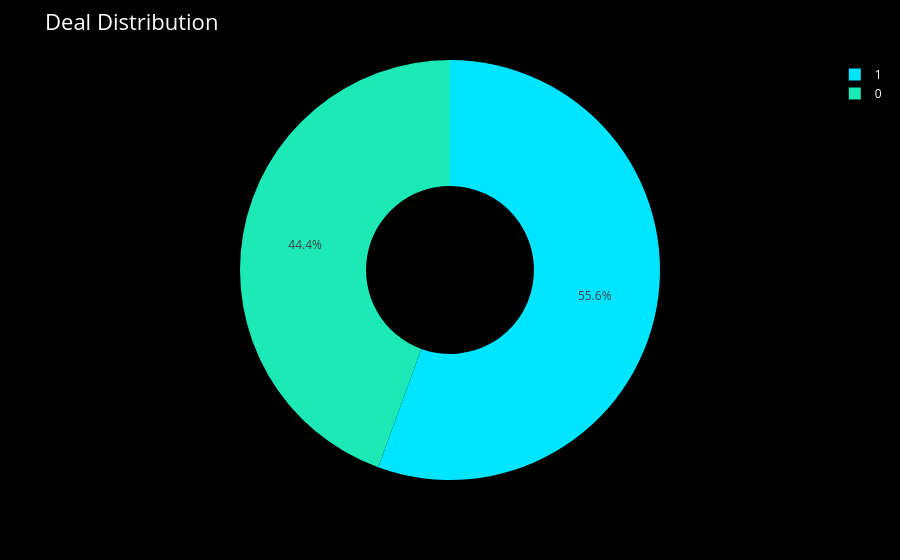

This figure's notebook cell:
### Code cell
fig = px.pie(
    names=i,
    values=v,
    color_discrete_sequence=neon_rainbow_pro,
    hole=0.4
)

fig = neon_layout(fig, "Deal Distribution")
fig.show()

### Figure 1 — Plotly figure (JSON) as saved in the notebook; plotly's stock layout.template omitted (floating-point values rounded to 4 significant figures)
{"data": [{"domain": {"x": [0, 1], "y": [0, 1]}, "hole": 0.4, "hovertemplate": "label=%{label}<br>value=%{value}<extra></extra>", "labels": [1, 0], "legendgroup": "", "name": "", "showlegend": true, "type": "pie", "values": [65, 52]}], "layout": {"font": {"color": "white"}, "legend": {"tracegroupgap": 0}, "margin": {"t": 60}, "paper_bgcolor": "black", "piecolorway": ["#00E5FF", "#1DE9B6", "#39FF14", "#CCFF00", "#FFF700", "#FF9100", "#FF1744", "#FF2FD7", "#E040FB", "#7C4DFF"], "plot_bgcolor": "black", "title": {"font": {"size": 22}, "text": "Deal Distribution"}, "xaxis": {"showgrid": false}, "yaxis": {"showgrid": false}}}
